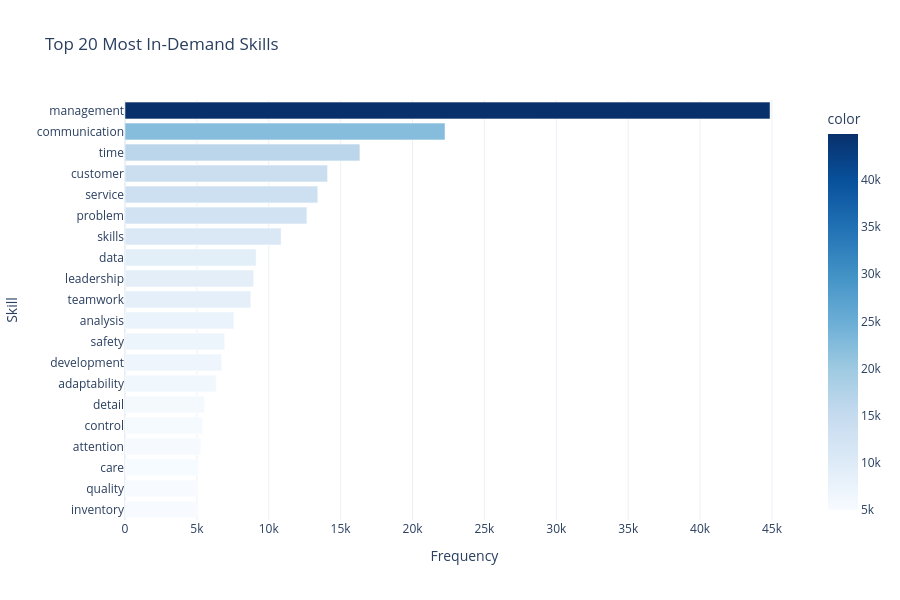

The notebook cell saved with this chart:
### Code cell
# 1. Flatten all skills into a single list
all_skills = df['core_skills_nlp_cleaned'].explode()

# 2. Count skill frequencies
skill_counts = Counter(all_skills)

# 3. Get Top 20 skills
top_skills = skill_counts.most_common(20)
skills, counts = zip(*top_skills)

# 4. Create Interactive Bar Plot
fig = px.bar(
    x=counts,
    y=skills,
    orientation='h',
    title='Top 20 Most In-Demand Skills',
    labels={'x': 'Frequency', 'y': 'Skill'},
    color=counts,
    color_continuous_scale='Blues'
)

fig.update_layout(
    yaxis={'categoryorder':'total ascending'},  # Highest skill on top
    template='plotly_white',
    height=600,
    width=900
)

fig.show()

### Figure 1 — Plotly figure (JSON) as saved in the notebook; plotly's stock layout.template omitted (floating-point values rounded to 4 significant figures)
{"data": [{"hovertemplate": "Frequency=%{x}<br>Skill=%{y}<br>color=%{marker.color}<extra></extra>", "legendgroup": "", "marker": {"color": [44869, 22260, 16340, 14092, 13410, 12653, 10860, 9119, 8946, 8747, 7575, 6937, 6730, 6342, 5536, 5402, 5276, 5117, 4994, 4982], "coloraxis": "coloraxis", "pattern": {"shape": ""}}, "name": "", "orientation": "h", "showlegend": false, "textposition": "auto", "type": "bar", "x": [44869, 22260, 16340, 14092, 13410, 12653, 10860, 9119, 8946, 8747, 7575, 6937, 6730, 6342, 5536, 5402, 5276, 5117, 4994, 4982], "xaxis": "x", "y": ["management", "communication", "time", "customer", "service", "problem", "skills", "data", "leadership", "teamwork", "analysis", "safety", "development", "adaptability", "detail", "control", "attention", "care", "quality", "inventory"], "yaxis": "y"}], "layout": {"barmode": "relative", "coloraxis": {"colorbar": {"title": {"text": "color"}}, "colorscale": [[0, "rgb(247,251,255)"], [0.125, "rgb(222,235,247)"], [0.25, "rgb(198,219,239)"], [0.375, "rgb(158,202,225)"], [0.5, "rgb(107,174,214)"], [0.625, "rgb(66,146,198)"], [0.75, "rgb(33,113,181)"], [0.875, "rgb(8,81,156)"], [1, "rgb(8,48,107)"]]}, "height": 600, "legend": {"tracegroupgap": 0}, "title": {"text": "Top 20 Most In-Demand Skills"}, "width": 900, "xaxis": {"anchor": "y", "domain": [0, 1], "title": {"text": "Frequency"}}, "yaxis": {"anchor": "x", "categoryorder": "total ascending", "domain": [0, 1], "title": {"text": "Skill"}}}}
